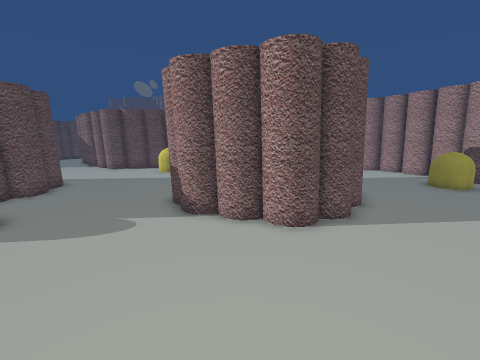
View 1 (above)

24 first-person views from a walk through a 3-D level made in the Unity game engine. The camera is 1.4 m above the floor, tilts 10° down and sees 90° across. The floor is counted in squares, 0.5 m on a side. Each view is taken from the middle of a square. On the plan, view 1 faces up. The plan holds only what a view shows up to about 18 squares ahead; the rest is blank. The place goes on beyond the plan. The player is left out. Some surface patterns are stand-ins.

View 2
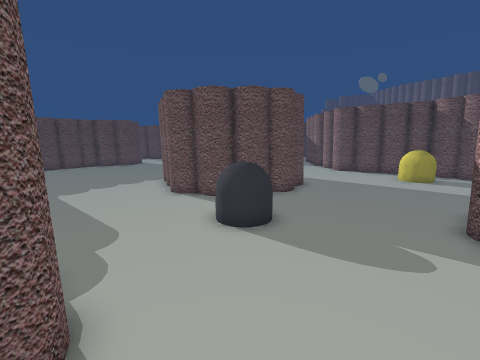

View 3
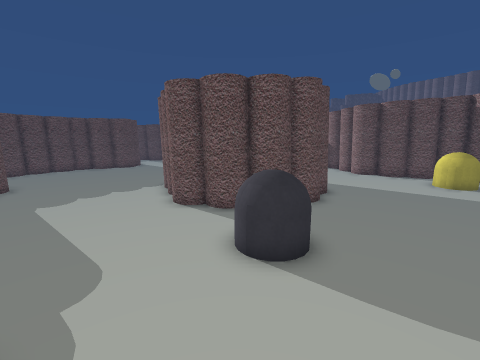

View 4
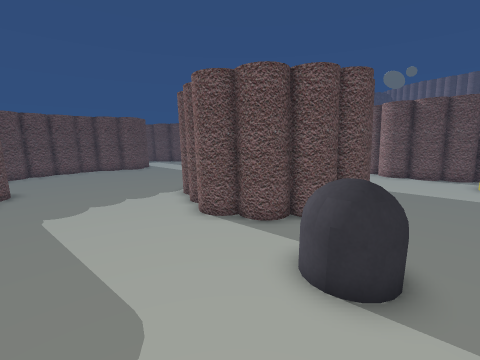

View 5
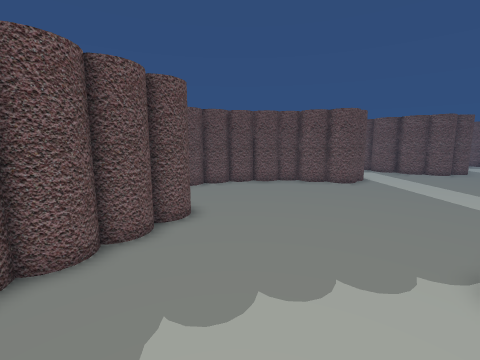

View 6
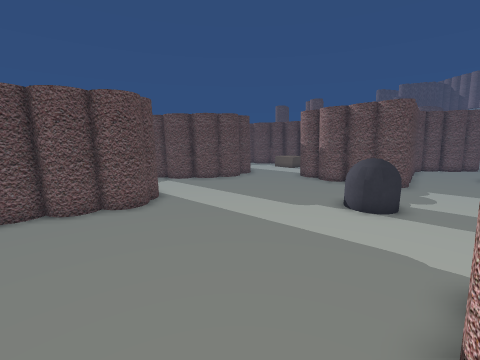

View 7
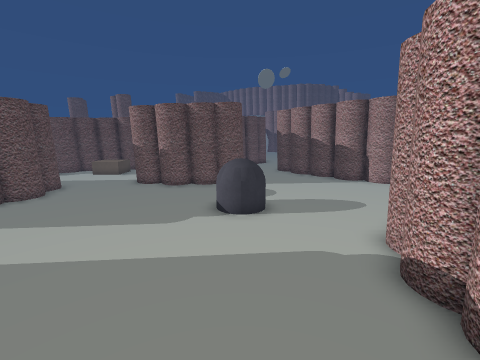

View 8
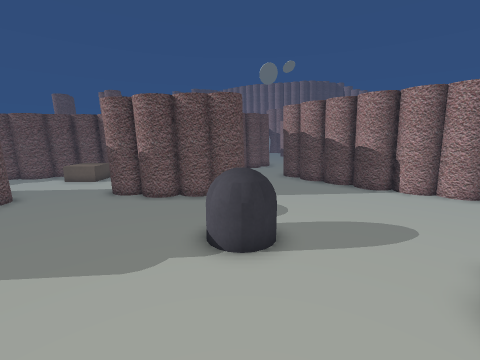

View 9
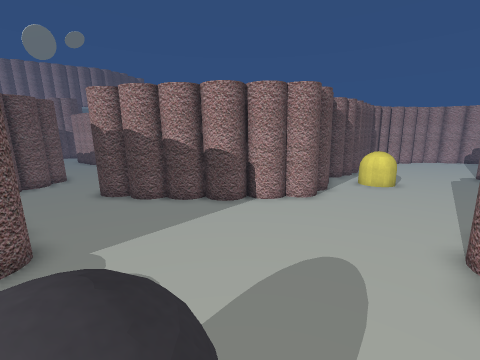

View 10
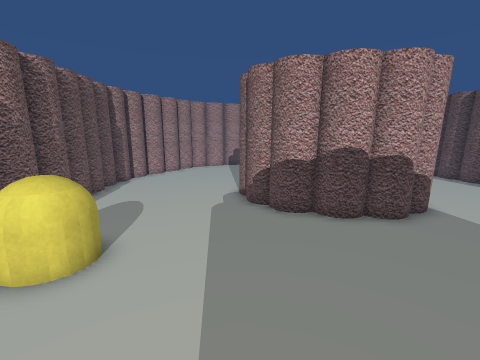

View 11
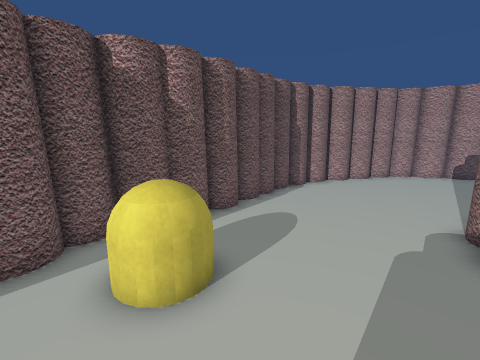

View 12
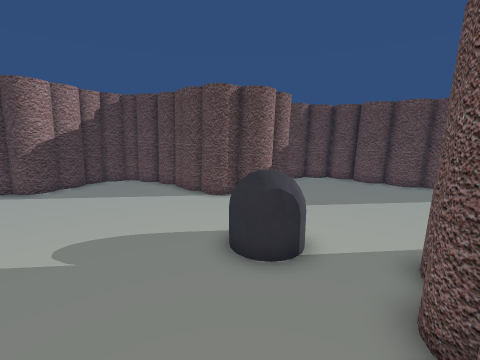

View 13
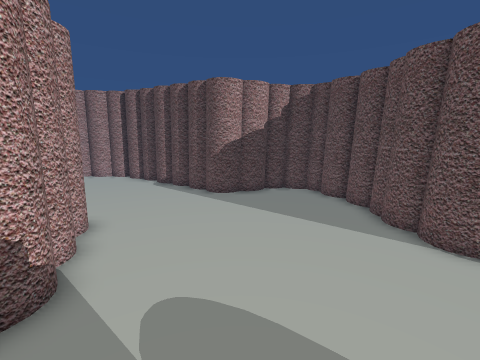

View 14
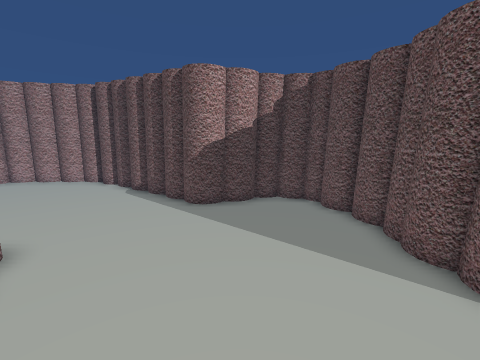

View 15
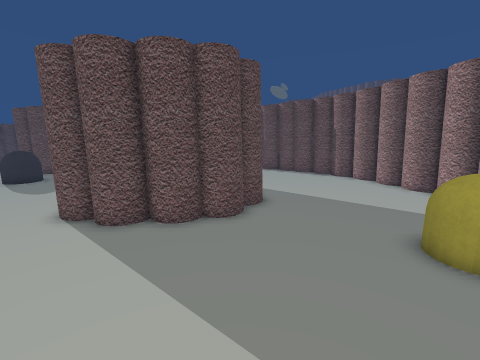

View 16
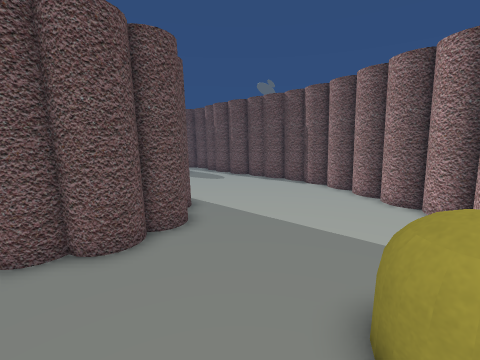

View 17
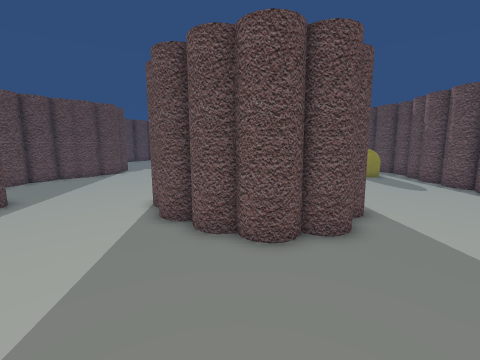

View 18
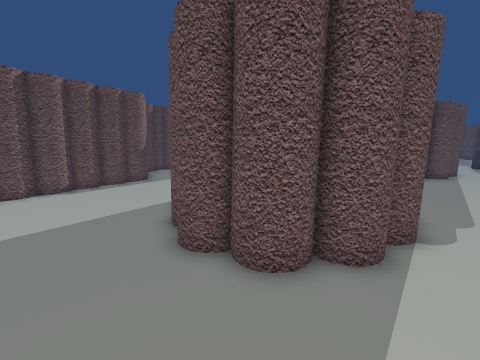

View 19
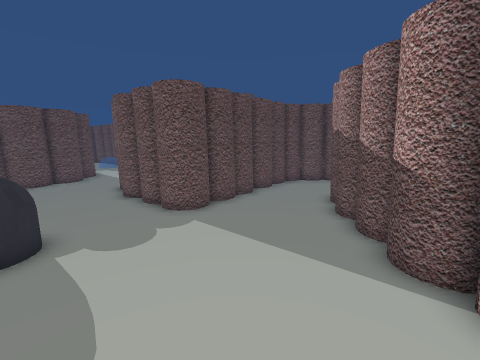

View 20
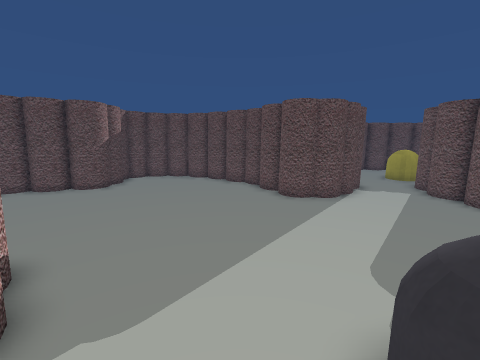

View 21
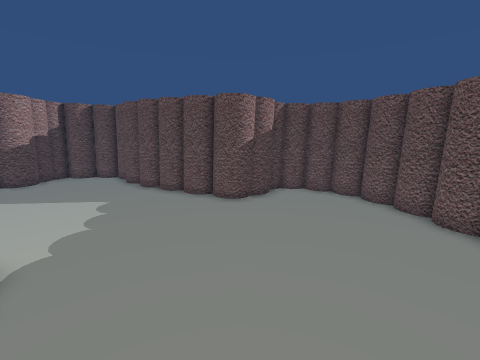

View 22
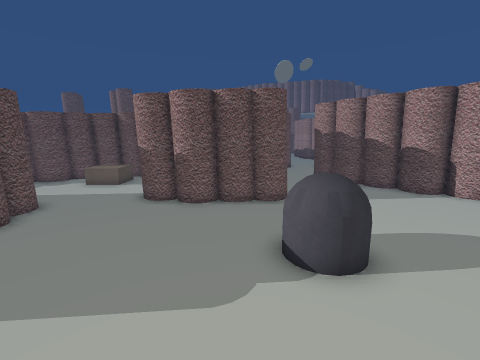

View 23
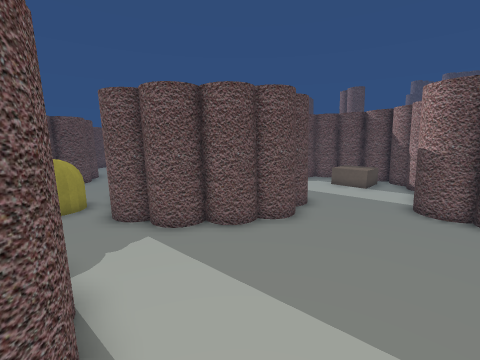

View 24
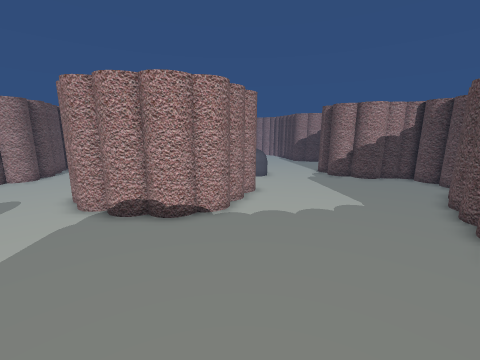

### Floor plan
Key: @ floor where view 1 was taken; # wall or solid block; . floor; C yellow capsule; G grey capsule.
Columns run from 35 left of view 1 to 12 right of it. Each row starts with its distance up from view 1.
 30             #....
 29 ######      ##..#
 28 #.  .##     ##..##
 27 ..  ..#     ##...##
 26 ......      ##....##
 25 ......       #.....##
 24 ......       #......##       #    ########
 23  #....########.......###  ############..####
 22  ##.... #####.........######...............####
 21   ##........................CCC..............###
 20   ##........................CCC................#
 19    #.........................C..................
 18    #........GGG.................................
 17  ###........GGG.................................
 16  ##................ ###...........#####.........
 15 ##................#   ##.........##  ###.......
 14 .................##    ###.......#     ##.....CC
 13 ................##      ##......##      #.....CC
 12   #### .........##      ##......#       ##......
 11      ##.........##      ##......#       ##......
 10       #.........##      #.......##     ##.......
  9      ##..........##    ##........##    #........
  8      ##...........######..GG......######.......
  7      #..............##...GGG........##..........
  6      #....................GG....................
  5      #..........................................
  4      ##........................................#
  3      ##......................................###
  2       #.....##.........................########
  1       ##..######.........#####.......#####
  0        ####    ## .......#   ##....@##
 -1                 ###.....##    ##....#
 -2                   ##....##     ###.##
 -3                    ##...##       ###
 -4                     #####

Where each view was taken, in squares from view 1:
view 1: 0 up, 0 right, facing up
view 2: 1 up, 3 left, facing up-left
view 3: 2 up, 5 left, facing up-left
view 4: 2 up, 7 left, facing up-left
view 5: 4 up, 14 left, facing left
view 6: 7 up, 19 left, facing up-left
view 7: 8 up, 22 left, facing up
view 8: 11 up, 22 left, facing up
view 9: 16 up, 22 left, facing up-right
view 10: 16 up, 11 left, facing right
view 11: 16 up, 8 left, facing up-right
view 12: 13 up, 8 left, facing down
view 13: 9 up, 7 left, facing down-right
view 14: 7 up, 6 left, facing down-right
view 15: 6 up, 12 right, facing up-left
view 16: 10 up, 12 right, facing up-left
view 17: 11 up, 12 right, facing left
view 18: 17 up, 9 right, facing down-left
view 19: 18 up, 14 left, facing up-left
view 20: 17 up, 19 left, facing down-left
view 21: 13 up, 23 left, facing down
view 22: 12 up, 24 left, facing up
view 23: 12 up, 27 left, facing up-left
view 24: 8 up, 27 left, facing right
